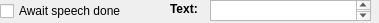
<?xml version="1.0" encoding="UTF-8"?>
<ui version="4.0">
 <class>SpeechDataWidget</class>
 <widget class="QDialog" name="SpeechDataWidget">
  <property name="geometry">
   <rect>
    <x>0</x>
    <y>0</y>
    <width>379</width>
    <height>23</height>
   </rect>
  </property>
  <property name="sizePolicy">
   <sizepolicy hsizetype="Maximum" vsizetype="Preferred">
    <horstretch>0</horstretch>
    <verstretch>0</verstretch>
   </sizepolicy>
  </property>
  <property name="windowTitle">
   <string>SpeechDataWidget</string>
  </property>
  <widget class="QCheckBox" name="waitForDoneCheckbox">
   <property name="geometry">
    <rect>
     <x>0</x>
     <y>0</y>
     <width>161</width>
     <height>22</height>
    </rect>
   </property>
   <property name="sizePolicy">
    <sizepolicy hsizetype="MinimumExpanding" vsizetype="Fixed">
     <horstretch>0</horstretch>
     <verstretch>0</verstretch>
    </sizepolicy>
   </property>
   <property name="text">
    <string>Await speech done</string>
   </property>
  </widget>
  <widget class="QPlainTextEdit" name="utteranceTextField">
   <property name="geometry">
    <rect>
     <x>210</x>
     <y>0</y>
     <width>161</width>
     <height>21</height>
    </rect>
   </property>
   <property name="sizePolicy">
    <sizepolicy hsizetype="Maximum" vsizetype="Expanding">
     <horstretch>0</horstretch>
     <verstretch>0</verstretch>
    </sizepolicy>
   </property>
   <property name="minimumSize">
    <size>
     <width>160</width>
     <height>0</height>
    </size>
   </property>
  </widget>
  <widget class="QLabel" name="label">
   <property name="geometry">
    <rect>
     <x>170</x>
     <y>0</y>
     <width>66</width>
     <height>17</height>
    </rect>
   </property>
   <property name="sizePolicy">
    <sizepolicy hsizetype="MinimumExpanding" vsizetype="Preferred">
     <horstretch>0</horstretch>
     <verstretch>0</verstretch>
    </sizepolicy>
   </property>
   <property name="font">
    <font>
     <weight>75</weight>
     <bold>true</bold>
    </font>
   </property>
   <property name="text">
    <string>Text:</string>
   </property>
  </widget>
 </widget>
 <layoutdefault spacing="6" margin="11"/>
 <resources/>
 <connections/>
</ui>
